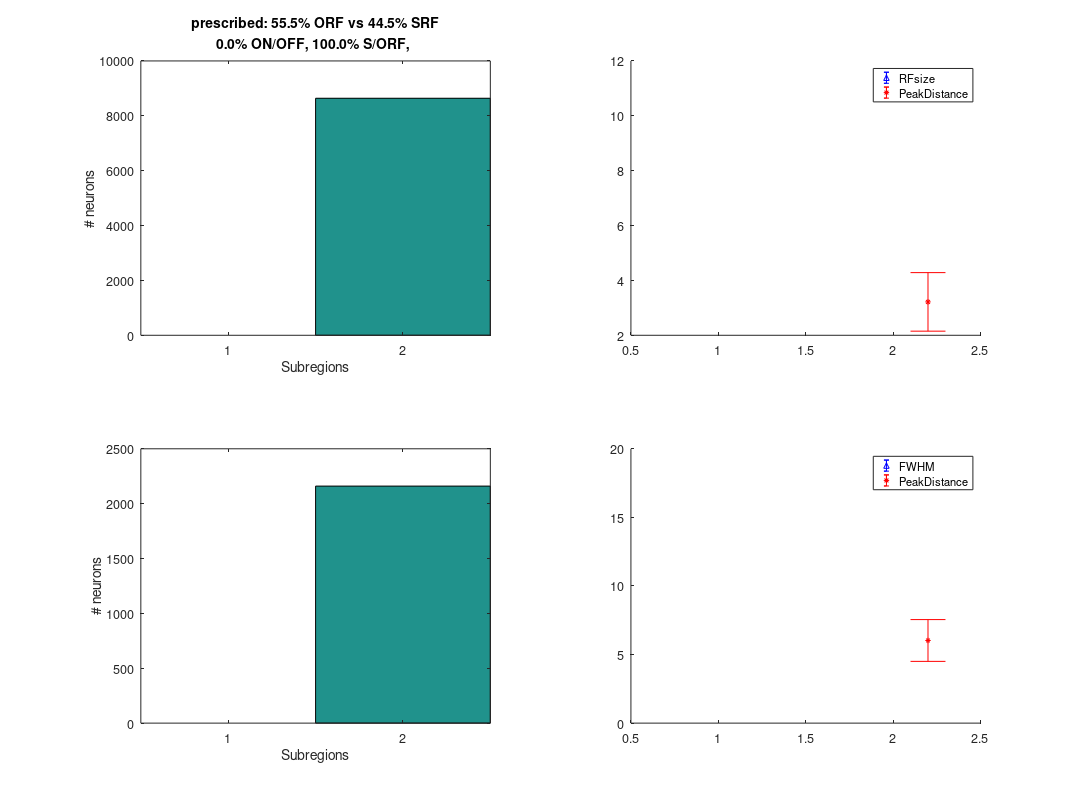

MATLAB code for this plot: (Note: this script raises an error after producing the figure.)
%% setup
drawSpecific = false;
p = struct;
p.YoudensIndex = 0.32;
p.profile = 'u'         % 'u' for uniform(single-value) profile for LGN connection strength, 'g' for gaussian
p.name = 'ndi305-40';
enorm = 0.305; 
inorm = 0.40; 
enormStd = 0.1016;
inormStd = 0.1016;
p.h = 'png';
p.esigma0 = [10.5,0.1];
p.isigma0 = [15.0,0.1];
%p.isigma0 = p.esigma0 * 1.1;
p.eAspectR0 = [1.2;0.012];
%p.iAspectR0 = [1.5;0.015];
p.iAspectR0 = p.eAspectR0*1.19;
p.se = 1;  % connection strength
p.si = 1;      %s
%p.si = 1;    %l
%p.si = 1;       %b
CRF = 0.0;
pMono = 0;
ep = [0, pMono,	1-CRF]; % 27% 3-Stripes Niell & Stryker 2008
FontSize = 14;
set(0,'DefaultAxesFontSize',FontSize);
pPosition = [18, 180, 1200, 900];
if ~isempty(p.h)
    if strcmp(p.h,'psc2')
        printDriver = ['-de',p.h];
        p.h = 'eps';
    else
        printDriver = ['-d',p.h];
    end
    dpi = '-r150';
end
multi = 1.2;
p.lgnx = 16;%*multi;
p.lgny = 16;%*multi;
% p.lgnx = 6;
% p.lgny = 6;
% p.uniformStrength = false;
p.uniformStrength = true;
p.ev1x = 60*multi; % column 60
p.ev1y = 100*multi;	% row 100
p.iv1x = 30*multi;    % 30
p.iv1y = 50*multi;    % 50

p.dE = 6.515;
p.dI = 13.03;
% p.lgnmax = 30;  % per square degree % 0.037 per squared lgn RF, 0.029 per circled LGN RF
p.lgn_offset = 0.02; % lgn position offset
p.v1_offset = 0.02;	% v1 position offset relative to distance to nearest neuron % not implemented
p.example = 32; % examples bigger than 16 will not be displayed.
p.sigmaTheta = 0/180*pi; % orientation fluctuation of subregion
% guassian parameters, to use cutoff uniform, put seed to -1;
p.dlgn = 5/(5/180*pi)^2; % corresponding to lgns per 25 square degree
p.seed = 911; % keep it fix, data file naming system doesn't have it.
rng(p.seed);
p.average = 3;
% guassian end
p.cbounde = sqrt(2);
p.cboundi = p.cbounde*1.1;
% p.cboundi = p.cbounde*1.0;
p.sbounde = 1;
p.sboundi = 1;
%p.si = 1;
% p.boundi = sqrt(2)+0.5;
% p.bound = 2*sqrt(2*log(2));

% p.pick = true; % only use picked lgn, change jlgn in adg_INPUT for FASTER lgn input rendering.
p.pick = false;
% p.drawOrientation = true;
p.drawOrientation = false;
% mouse visual space 
%	altitude:	-50,25
%	azimuth:	-25,150
%	biggest RF:	35 degrees in diameter
%	smallest RF: 10 degrees in diameter
%	percentage of ON/OFF dominating, 0.27 for layer2/3, 0.73 for layer4
% pMono = 0.4167; % combined Layer 2 and 3
% pMono = 0.27; % Layer 2 and 3 only
%ep = [0,	pMono*1,	0.73]; % 27% 3-Stripes Niell & Stryker 2008
% p.YoudensIndex = 0.5; % 0.32 for Liu et al 2010 online method
perORF = 0.55;
ip = [0,    0,  1];
p.ntypeE = 2;
% p.nSubTypeE = [1,2,2,3];
% p.nSubTypeE = [1,2,2];
p.nSubTypeE = [2,2];
% p.Etypes = {' ON-OFF',' ORF',' SRF',' 3-Stripes'};
% p.Etypes = {' ON-OFF',' ORF',' SRF'};
if CRF==0
    p.Etypes = {' ORF',' SRF'};
else
    p.Etypes = {' ORF',' SRF','CRF'};
end
p.Etypes = strcat('Exc',p.Etypes);
p.ntypeI = 1;
p.nSubTypeI = [2];
p.Itypes = {' ORF'};
p.Itypes = strcat('Inh',p.Itypes);
p.pOn = 0.85;
core = 26.06*multi;
% core = 5;
extend = 20;
p.multi = 1;

azimuth = [-25,150]./180.*pi;
altitude = [-50,25]./180.*pi;
p.fdr = ['lgn2v1map'];
if ~exist(p.fdr,'dir')
    mkdir(p.fdr);
end

p.pinwheel = [];
p.rlgn = 0.1555;
% p.pinwheel = [2,2];
% auto data
range = (p.multi*core+2*extend)./180.*pi;
brim = (diff(altitude)-range)/2;
p.lgn_altitude = [altitude(1)+brim,altitude(2)-brim];
brim = (diff(azimuth)-range)/2;
p.lgn_azimuth = [azimuth(1)+brim,azimuth(2)-brim];

range = (p.multi*core)./180.*pi;
brim = (diff(altitude)-range)/2;
p.v1_altitude = [altitude(1)+brim,altitude(2)-brim];
brim = (diff(azimuth)-range)/2;
p.v1_azimuth = [azimuth(1)+brim,azimuth(2)-brim];

p.nlgn = p.lgnx*p.lgny;

p.nv1i = p.iv1x*p.iv1y;
p.nv1e = p.ev1x*p.ev1y;
p.nv1 = p.nv1e + p.nv1i;

%% distribute RF in exc neuron
p_subregion = rand([p.nv1e,1]);
p.eSubregion = zeros(p.nv1e,1);
p.typeE = zeros(p.nv1e,1);
mostSubregion = length(ep)-1;
 % here sigma is only FWHM, later transformed to sigma
p.esigma = zeros(p.nv1e,mostSubregion);
if mostSubregion>1
	p.ePeakDistance = zeros(p.nv1e,mostSubregion-1);
end
p.eAspectRatio = zeros(p.nv1e,mostSubregion);
p.enormDistance = zeros(p.nv1e,1);
if pMono > 0
%%%%%%%%%%%%% ON-OFF dominating
ir = (p_subregion > ep(1) & p_subregion <= ep(2));
nir = sum(ir);
p.eSubregion(ir) = 1;

% on-off axis
p.esigma(ir,1) = (10.5 + randn([nir,1])*0.1)./180.*pi;
% orth
% p.eAspectRatio(ir,1) = (1.5 + randn([nir,1])*0.1);
temp = (p.eAspectR0(1) + randn([nir,1])*p.eAspectR0(2));
temp(temp<1) = 1;
p.eAspectRatio(ir,1) = temp;
p.typeE(ir) = 1;
end
%%%%%%%%%%%%%% SRF/ORF
    ir = (p_subregion > ep(2) & p_subregion <= ep(3));
    nir = sum(ir);
    p.eSubregion(ir) = 2;
    
    % on-off axis
    p.esigma(ir,1) = (p.esigma0(1) + randn([nir,1])*p.esigma0(2))./180.*pi;
    p.esigma(ir,2) = p.esigma(ir,1);
    % peak distance
    % normDistance(ir) = 0.1 + rand(nir,1)*0.75;
    temp = zeros(nir,1)-1;
    % figure(100);
    nnn = 0;
    % nn0 = 0;
    % binranges = -0.2:0.05:1;
    % nbins = length(binranges);
    % binranges(nbins) = 1.1;
    while nnn < nir
        unpicked = temp<0;
        temp(unpicked) = enorm + randn(nir-nnn,1)*enormStd;
    %     nn0 = nn0 + nir - nnn;
        temp(temp<0.0) = -1;
        nnn = nnn + sum(temp>0);
    end
    % b = histc(temp,binranges);
    % b = b(1:nbins-1);
    % 
    % b0 = histc(0.3+randn(nn0,1)*0.15,binranges);
    % b0 = b0(1:nbins-1);
    % plot(binranges(1:nbins-1),[b,b0],'*');
    
    % temp(temp<0) = 0;
    
    p.enormDistance(ir) = temp; 
    % normDistance(ir) = 0.0 + rand(nir,1)*(YoudensIndex/perORF);
    p.ePeakDistance(ir,1) = 0.5*p.enormDistance(ir) .* (p.esigma(ir,1)+p.esigma(ir,2));
    
    % orth
    % p.eAspectRatio(ir,1) = (1.2 + randn([nir,1])*0.07);
    % p.eAspectRatio(ir,2) = p.eAspectRatio(ir,1);
    temp = (p.eAspectR0(1) + randn([nir,1])*p.eAspectR0(2));
    temp(temp<1) = 1.0;
    p.eAspectRatio(ir,1) = temp;
    p.eAspectRatio(ir,2) = temp;

    if pMono>0
        p.typeE(ir & p.enormDistance > p.YoudensIndex) = 3;
        p.typeE(ir & p.enormDistance <= p.YoudensIndex) = 2;
    else
        p.typeE(ir & p.enormDistance > p.YoudensIndex) = 2;
        p.typeE(ir & p.enormDistance <= p.YoudensIndex) = 1;
    end

%%%%%%%%%%%%%% CRF
    ir = (p_subregion > ep(3) & p_subregion <= 1);
    nir = sum(ir);
    p.eSubregion(ir) = 2;
    
    % on-off axis
    p.esigma(ir,1) = (p.esigma0(1) + randn([nir,1])*p.esigma0(2))./180.*pi;
    p.esigma(ir,2) = p.esigma(ir,1);
    % peak distance
    p.enormDistance(ir) = 0.0;
    p.ePeakDistance(ir,1) = 0.5*p.enormDistance(ir) .* (p.esigma(ir,1)+p.esigma(ir,2));
    
    % orth
    temp = (p.eAspectR0(1) + randn([nir,1])*p.eAspectR0(2));
    temp(temp<1) = 1.0;
    p.eAspectRatio(ir,1) = temp;
    p.eAspectRatio(ir,2) = temp;
    p.typeE(ir) = 3;


%% distribute RF in inh neuron
p_subregion = rand([p.nv1i,1]);
p.iSubregion = zeros(p.nv1i,1);
p.typeI = zeros(p.nv1i,1);
mostSubregion = length(ip)-1;
p.isigma = zeros(p.nv1i,mostSubregion);
if mostSubregion>1
	p.iPeakDistance = zeros(p.nv1i,mostSubregion-1);
end
p.iAspectRatio = zeros(p.nv1i,mostSubregion);
p.inormDistance = zeros(p.nv1i,1);

ir = (p_subregion > ip(2) & p_subregion <= ip(3));
nir = sum(ir);
p.iSubregion(ir) = 2;

% on-off axis
% p.isigma(ir,:) = (10.5 + randn([nir,2])*1)./180.*pi;
p.isigma(ir,1) = (p.isigma0(1) + randn([nir,1])*p.isigma0(2))./180.*pi;
% p.isigma(ir,1) = (12.0 + randn([nir,1])*0.1)./180.*pi;
p.isigma(ir,2) = p.isigma(ir,1);
% p.isigma(ir,2) = p.isigma(ir,1).*(1.0 + randn([nir,1])*0.07);

% orth
% p.iAspectRatio(ir,1) = (1.2 + randn([nir,1])*0.1);
% p.iAspectRatio(ir,2) = p.iAspectRatio(ir,1);
temp = (p.iAspectR0(1) + randn([nir,1])*p.iAspectR0(2));
% temp = (1.5 + randn([nir,1])*0.012);
temp(temp<1) = 1.0;
p.iAspectRatio(ir,1) = temp;
p.iAspectRatio(ir,2) = p.iAspectRatio(ir,1);

% peak distance
% temp = 0.50 + randn(nir,1)*0.1;
% temp(temp<0) = 0;
temp = zeros(nir,1)-1;
nnn = 0;
while nnn < nir
    unpicked = temp<0;
    temp(unpicked) = inorm + randn(nir-nnn,1)*inormStd;
    temp(temp<0.0) = -1;
    nnn = nnn + sum(temp>0);
end
p.inormDistance(ir) = temp;
p.iPeakDistance(ir,1) = 0.5*p.inormDistance(ir) .* (p.isigma(ir,1)+p.isigma(ir,2));

p.typeI(ir) = 1;
%%
h = figure;
subplot(2,2,1);
hist(p.eSubregion,1:length(ep)-1);
xlabel('Subregions');
ylabel('# neurons');

ORF_SRF = p.eSubregion==2;
% p.normDistance = p.ePeakDistance(ORF_SRF,1)*2 ./(p.esigma(ORF_SRF,1)+p.esigma(ORF_SRF,2));

n2sub = sum(p.eSubregion == 2);
pORF = sum(p.typeE == 1)/n2sub;
pSRF = sum(p.typeE == 2)/n2sub;
pMono = sum(p.eSubregion == 1)/p.nv1e;
pS_ORF = sum(p.eSubregion == 2)/p.nv1e;
% p3Stripes = sum(p.eSubregion == 3)/p.nv1e;
disp(['prescribed: ',num2str(pORF*100,'%3.1f'),'% ORF vs ',num2str(pSRF*100,'%3.1f'),'% SRF']);
title({['prescribed: ',num2str(pORF*100,'%3.1f'),'% ORF vs ',num2str(pSRF*100,'%3.1f'),'% SRF'], ...
        [num2str(pMono*100,'%3.1f'),'% ON/OFF, ',num2str(pS_ORF*100,'%3.1f'),'% S/ORF, ']});%,num2str(p3Stripes*100,'%3.1f'),'% 3-Stripes']});
subplot(2,2,2);
hold on
m = zeros(length(ep)-1,1);
s = zeros(length(ep)-1,1);
mp = zeros(length(ep)-2,1);
sp = zeros(length(ep)-2,1);
for k=1:(length(ep)-1)
    pick = p.eSubregion == k;
    if k > 0
        m(k) = mean(mean(p.esigma(pick,1:k).*(1+p.eAspectRatio(pick,1:k))./2,2)*180/pi);
        s(k) = std(mean(p.esigma(pick,1:k).*(1+p.eAspectRatio(pick,1:k))./2,2)*180/pi);
        if k > 1
            mp(k-1) = mean(mean(p.ePeakDistance(pick,1:k-1),2))*180/pi;
            sp(k-1) = std(mean(p.ePeakDistance(pick,1:k-1),2))*180/pi;
        end
    end
end
errorbar(1:(length(ep)-1),m,s,'^b');
errorbar((2:(length(ep)-1))+0.2,mp,sp,'*r');
legend({'RFsize','PeakDistance'},'Location','best');

subplot(2,2,3);
hist(p.iSubregion,1:length(ip)-1);
xlabel('Subregions');
ylabel('# neurons');
subplot(2,2,4);
hold on
m = zeros(length(ip)-1,1);
s = zeros(length(ip)-1,1);
mp = zeros(length(ip)-2,1);
sp = zeros(length(ip)-2,1);
for k=1:(length(ip)-1)
    pick = p.iSubregion == k;
    if k > 0
        m(k) = mean(mean(p.isigma(pick,1:k).*(1+p.iAspectRatio(pick,1:k))./2,2)*180/pi);
        s(k) = std(mean(p.isigma(pick,1:k).*(1+p.iAspectRatio(pick,1:k))./2,2)*180/pi);
        if k > 1
            mp(k-1) = mean(mean(p.iPeakDistance(pick,1:k-1),2)*180/pi);
            sp(k-1) = std(mean(p.iPeakDistance(pick,1:k-1),2)*180/pi);
        end
    end
end
errorbar(1:(length(ip)-1),m,s,'^b');
errorbar((2:(length(ip)-1))+0.2,mp,sp,'*r');
legend({'FWHM','PeakDistance'},'Location','best');
axis auto
if ~isempty(p.h)
    set(gcf, 'PaperUnits', 'points','PaperPosition', pPosition);
    if strcmp(p.h,'fig')
        saveas(h,['lgn2v1map/',p.name,'-presets.',p.h]);
    else
        print(h,['lgn2v1map/',p.name,'-presets.',p.h],printDriver,dpi);
    end
end
%% from FWHM to sigma
p.esigma = p.esigma./(2*sqrt(2*log(2)));
p.isigma = p.isigma./(2*sqrt(2*log(2)));

[p,etheta, itheta, sp, nLGN, nSubLGN, v1Map, LGNpos, lgnStrength] = lgn2v1Map_beta(p);
save([p.name,'.mat'],'p','etheta','itheta','sp','nLGN','nSubLGN','v1Map','LGNpos', 'lgnStrength');
meanLGNe = mean(nLGN(1:p.nv1e,1));
meanLGNi = mean(nLGN(p.nv1e+(1:p.nv1i),1));
disp(['nLGN i over e = ', num2str(meanLGNi*p.si/(meanLGNe*p.se))]);
disp(p.name);
